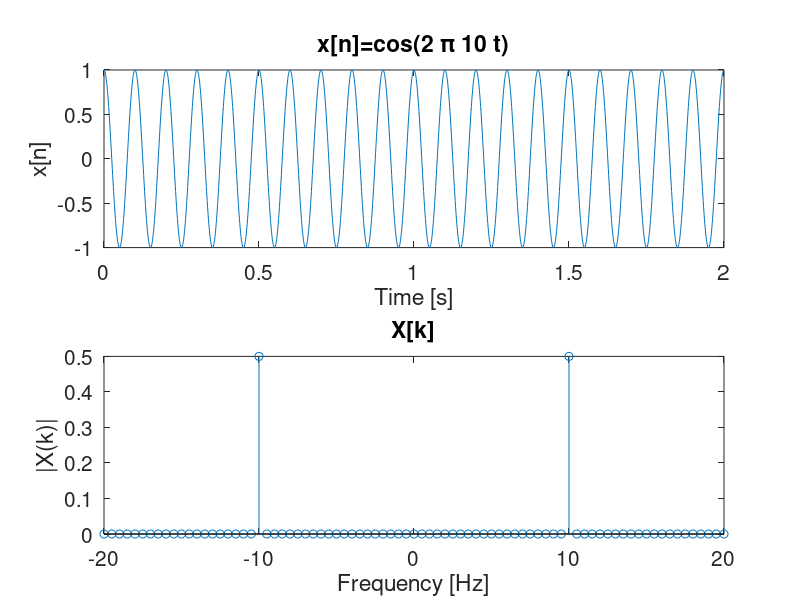
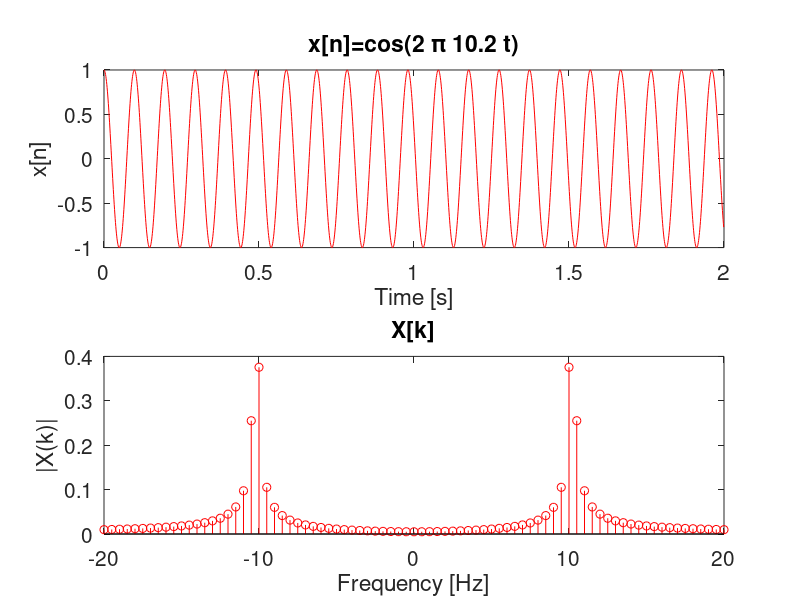
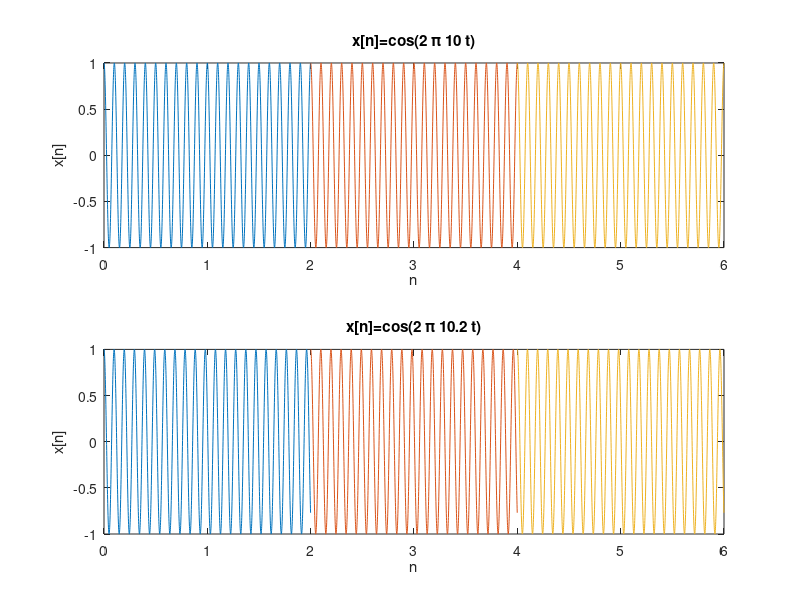

Here is the MATLAB script that generated these plots, in order:
clear all 
close all
clc

% define frequencies
F1=10;              % Frequency 1, [Hz]
F2=10.2;            % Frequency 2, [Hz]

% define time and frequency arrays accroding to FFT
Fs=1000;            % Sampling frequency
Ts=1/Fs;            % Sampling time
t=0:Ts:2-Ts;        % time vector, 2 seconds duration, [s]
N=length(t);        % Number of elements
DeltaF=Fs/N;            % Frequency resolution
f=(-N/2:N/2-1)*DeltaF;  % Frequency vector [Hz]

% Define signals in time
x1=cos(2*pi*F1*t);  %time domain signal1
x2=cos(2*pi*F2*t);  %time domain signal2

% Find frequency spectra
X1 = fftshift(fft(x1));  %FFT + order frequencies by using fftshift
X2 = fftshift(fft(x2));  %FFT + order frequencies by using fftshift

font_str = 15;

% plot signal 1, time and frequency
figure(1)
subplot(2,1,1); plot(t,x1,'-');hold on; % plot the signal
title(['x[n]=cos(2 \pi ' num2str(F1) ' t)']); xlabel('Time [s]'); ylabel('x[n]');
set(gca,'fontsize',font_str)
subplot(2,1,2); stem(f,abs(X1)/N); %x-axis represent frequencies
title('X[k]'); xlabel('Frequency [Hz]'); ylabel('|X(k)|');
set(gca,'fontsize',font_str)
xlim([-20 20])

% plot signal 2, time and frequency
figure(2)
subplot(2,1,1); plot(t,x2,'-r');hold on; % plot the signal
set(gca,'fontsize',font_str)
title(['x[n]=cos(2 \pi ' num2str(F2) ' t)']); xlabel('Time [s]'); ylabel('x[n]');
subplot(2,1,2); stem(f,abs(X2)/N,'r'); %x-axis represent frequencies
title('X[k]'); xlabel('Frequency [Hz]'); ylabel('|X(k)|');
set(gca,'fontsize',font_str)
xlim([-20 20])


%% Power of signals

% power of the frequnecy spectra (nearly preserved)
P1 = sum(abs(X1).^2);
P2 = sum(abs(X2).^2);

Error_rel = (P1-P2)/P1*100

%% Plot signals periodically

figure(3)
subplot(2,1,1); plot(t,x1,t+2,x1,t+4,x1);hold on; 
title(['x[n]=cos(2 \pi ' num2str(F1) ' t)']); xlabel('n'); ylabel('x[n]');
subplot(2,1,2); plot(t,x2,t+2,x2,t+4,x2); 
title(['x[n]=cos(2 \pi ' num2str(F2) ' t)']);  xlabel('n'); ylabel('x[n]');
